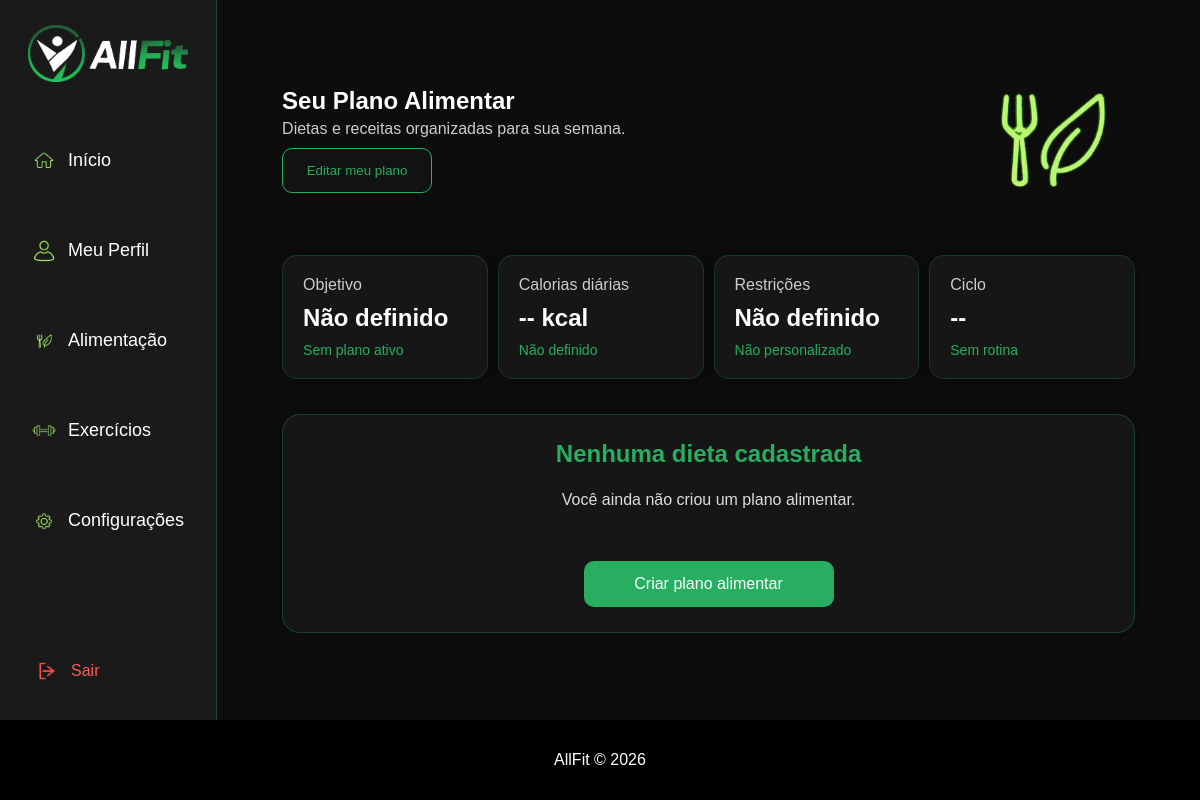
The app's page /rotina_dieta.php (signed in), older data.
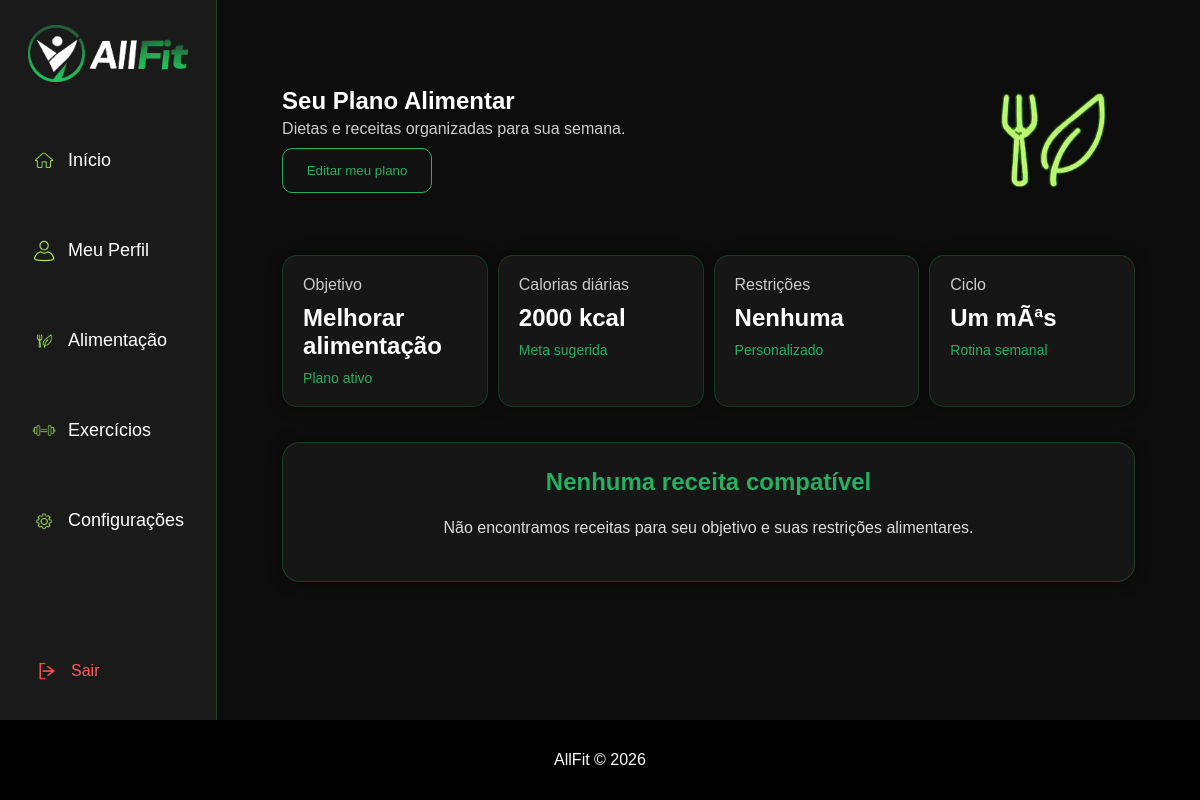
The same page, newer data.
### tables this page shows
CREATE TABLE IF NOT EXISTS `objetivos` (
  `id_objetivo` int(11) NOT NULL AUTO_INCREMENT,
  `nome` varchar(100) NOT NULL,
  PRIMARY KEY (`id_objetivo`)
);

CREATE TABLE IF NOT EXISTS `dietas` (
  `id_dieta` int(11) NOT NULL AUTO_INCREMENT,
  `id_usuario` int(11) NOT NULL,
  `valor_maximo` decimal(10,2) DEFAULT NULL,
  `grupo_alimentar` varchar(100) DEFAULT NULL,
  `meta_calorias` int(11) DEFAULT NULL,
  `hora_cafe` time DEFAULT NULL,
  `hora_almoco` time DEFAULT NULL,
  `hora_janta` time DEFAULT NULL,
  `ciclo` varchar(50) DEFAULT NULL,
  `usa_suplemento` tinyint(1) NOT NULL,
  `suplemento` varchar(100) DEFAULT NULL,
  `alimentos_nao_consumidos` text,
  PRIMARY KEY (`id_dieta`)
);

### rotina_dieta.php (the view, shortened to what the changed rows need)
<?php
    $id_usuario = (int) $_SESSION["id_usuario"];
    $sql_dieta = mysql_query("
        SELECT *
        FROM dietas
        WHERE id_usuario = '$id_usuario'
        ORDER BY id_dieta DESC
        LIMIT 1
    ");
    $tem_dieta = mysql_num_rows($sql_dieta) > 0;
    $dieta = null;
    if ($tem_dieta) {
        $dieta = mysql_fetch_assoc($sql_dieta);
    }
    $sql_perfil = mysql_query("
        SELECT idade, altura, peso
        FROM perfis
        WHERE id_usuario = '$id_usuario'
    ");
    $perfil = null;
    if (mysql_num_rows($sql_perfil) > 0) {
        $perfil = mysql_fetch_assoc($sql_perfil);
    }
    $objetivo = "Não definido";
    $id_objetivo = 0;
    if (
        $perfil != null &&
        $perfil["peso"] != "" &&
        $perfil["altura"] != "" &&
        $perfil["peso"] > 0 &&
        $perfil["altura"] > 0
    ) {
        $peso = $perfil["peso"];
        $altura = $perfil["altura"];
        if ($altura > 0) {
            $imc = $peso / ($altura * $altura);
            if ($imc < 18.5) {
                $id_objetivo = 2;
            }
            else if ($imc < 25) {
                $id_objetivo = 1;
            }
            else {
                $id_objetivo = 3;
            }
            $sql_objetivo = mysql_query("
                SELECT nome
                FROM objetivos
                WHERE id_objetivo = '$id_objetivo'
            ");
            if (mysql_num_rows($sql_objetivo) > 0) {
                $dados_objetivo = mysql_fetch_assoc($sql_objetivo);
                $objetivo = $dados_objetivo["nome"];
            }
        }
    }
    $restricoes = array();
    if (count($restricoes) == 0) {
        $texto_restricoes = "Nenhuma";
    }
    else {
        $texto_restricoes = implode(", ", $restricoes);
    }
    $receitas = array();
?>
<html lang="pt-br">
<head>
    <link rel="stylesheet" href="Base_Style.css">
    <link rel="stylesheet" href="dashboardStyle.css">
</head>
<body>
    <div class="pagina-dashboard">
        <section class="dashboard">
            <div class="page-container">
                <main class="conteudo-dash">
                    <div class="topo-dash">
                        <div class="texto-topo">
                            <div>
                                <h1>Seu Plano Alimentar</h1>
                            </div>
                        </div>
                    </div>
                    <?php if (!$tem_dieta) { ?>
                        <section class="resumo-alimentar">
                            <div class="dash-card">
                                <p>Objetivo</p>
                                <h2>Não definido</h2>
                                <span>Sem plano ativo</span>
                            </div>
                            <div class="dash-card">
                                <p>Calorias diárias</p>
                                <h2>-- kcal</h2>
                                <span>Não definido</span>
                            </div>
                            <div class="dash-card">
                                <p>Restrições</p>
                                <h2>Não definido</h2>
                                <span>Não personalizado</span>
                            </div>
                            <div class="dash-card">
                                <p>Ciclo</p>
                                <h2>--</h2>
                                <span>Sem rotina</span>
                            </div>
                        </section>
                        <section class="area-plano" id="areaPlano">
                            <div
                                class="semana-card"
                                style="grid-column: 1 / -1; text-align:center;">
                                <h2>Nenhuma dieta cadastrada</h2>
                                <p>
                                    Você ainda não criou um plano alimentar.
                                </p>
                                <br>
                                <a href="dieta.php" class="primary-button">
                                    Criar plano alimentar
                                </a>
                            </div>
                        </section>
                    <?php } else { ?>
                        <section class="resumo-alimentar">
                            <div class="dash-card">
                                <p>Objetivo</p>
                                <h2>
                                    <?php echo htmlspecialchars($objetivo, ENT_QUOTES, "UTF-8"); ?>
                                </h2>
                                <span>Plano ativo</span>
                            </div>
                            <div class="dash-card">
                                <p>Calorias diárias</p>
                                <h2>
                                    <?php echo $dieta["meta_calorias"]; ?> kcal
                                </h2>
                                <span>Meta sugerida</span>
                            </div>
                            <div class="dash-card">
                                <p>Restrições</p>
                                <h2>
                                    <?php echo htmlspecialchars($texto_restricoes, ENT_QUOTES, "UTF-8"); ?>
                                </h2>
                                <span>Personalizado</span>
                            </div>
                            <div class="dash-card">
                                <p>Ciclo</p>
                                <h2>
                                    <?php echo htmlspecialchars($dieta["ciclo"], ENT_QUOTES, "UTF-8"); ?>
                                </h2>
                                <span>Rotina semanal</span>
                            </div>
                        </section>
                        <?php if ($id_objetivo == 0) { ?>
                            <section class="area-plano">
                                <div class="semana-card" style="grid-column: 1 / -1; text-align:center;">
                                    <h2>Perfil incompleto</h2>
                                    <p>
                                        Para montar seu cardápio, complete seu perfil
                                        com peso e altura.
                                    </p>
                                    <br>
                                    <a href="perfil.php" class="primary-button">
                                        Completar perfil
                                    </a>
                                </div>
                            </section>
                        <?php } else if (count($receitas) == 0) { ?>
                            <section class="area-plano">
                                <div class="semana-card" style="grid-column: 1 / -1; text-align:center;">
                                    <h2>Nenhuma receita compatível</h2>
                                    <p>
                                        Não encontramos receitas para seu objetivo
                                        e suas restrições alimentares.
                                    </p>
                                </div>
                            </section>
                        <?php } ?>
                    <?php } ?>
                </main>
            </div>
        </section>
    </div>
</body>
</html>

Row changes from the older to the newer data that the page shows:
now on this page (row unchanged): objetivos: nome "Melhorar alimentação"
added dietas: meta_calorias "2000", ciclo "Um mÃªs"
Text that changed along with them:
$texto_restricoes: (not shown) → "Nenhuma"
text no longer shown: "Não definido Sem plano ativo -- kcal Não definido Não definido Não personalizado -- Sem rotina Nenhuma dieta cadastrada Você ainda não criou um plano alimentar. Criar plano alimentar"
text now shown: "Plano ativo kcal Meta sugerida Personalizado Rotina semanal Nenhuma receita compatível Não encontramos receitas para seu objetivo e suas restrições alimentares."
